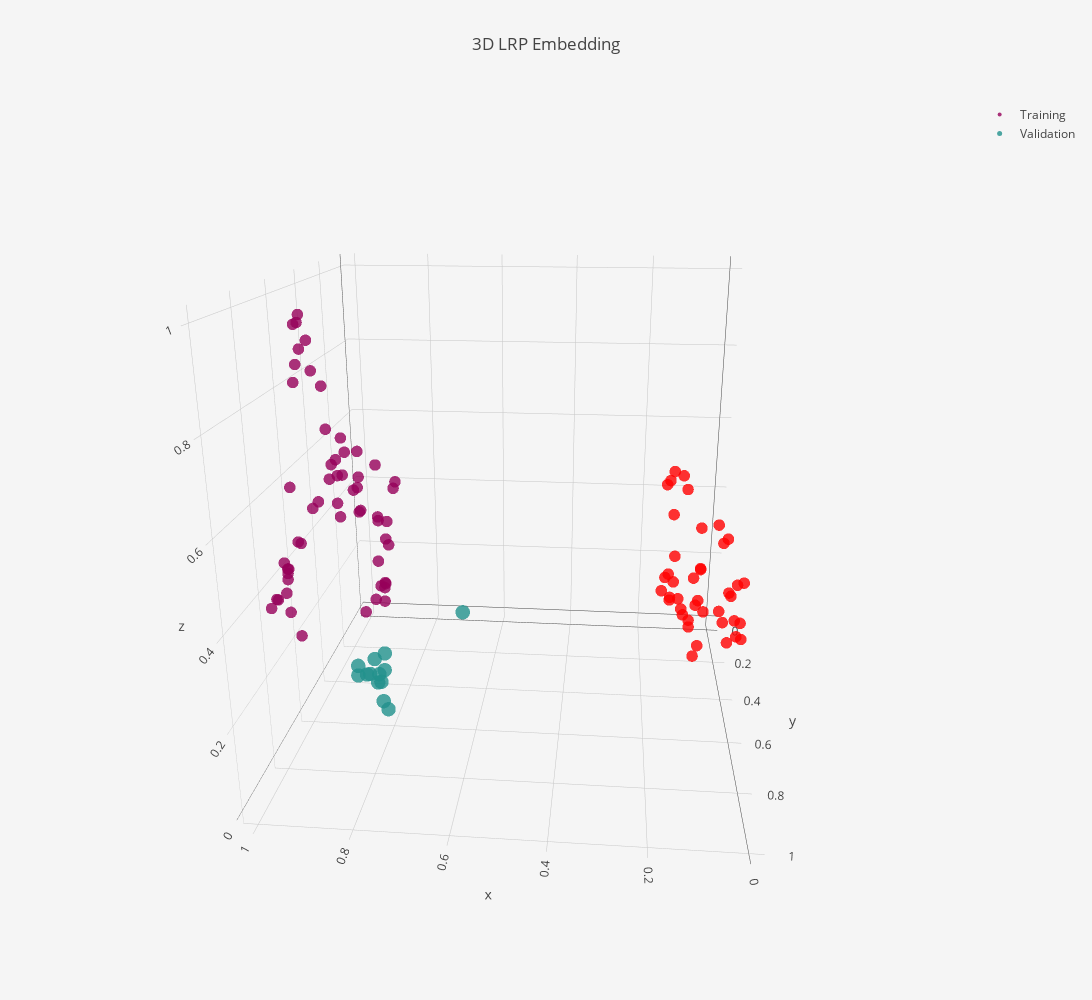

The cell this chart's notebook holds for it:
### Code cell
embedding_pipeline = Pipeline([
    ("reducer", umap.UMAP(random_state=42,
                    n_components = 3,
                    n_neighbors=10,
                    min_dist=0)),
   ("scaler", MinMaxScaler())
])
embedding_pipeline.fit(training_lrp)


# reducer = umap.UMAP(random_state=42,
#                     n_components = 2,
#                     n_neighbors=10,
#                     min_dist=0)

# embedding = reducer.fit_transform(training_lrp)

# emb2d = go.Scatter(
#     x=embedding[:,0],
#     y=embedding[:,1],
#     mode="markers"
# )

# layout = go.Layout(
#     title= "2D LRP Embedding"
# )

# data=[emb2d]

# fig = go.Figure(data=data, layout=layout)
# iplot(fig)



embedding = embedding_pipeline.transform(training_lrp)

emb3d = go.Scatter3d(
    x=embedding[:,0],
    y=embedding[:,1],
    z=embedding[:,2],
    mode="markers",
    name="Training",
    marker=dict(
        size=4,
        color=pipeline.clusterer.labels_,
        colorscale="Rainbow",
        opacity=0.8
    ),
    text=pipeline.clusterer.labels_
)

val_3d_embedding = embedding_pipeline.transform(val_lrp)

val_emb3d = go.Scatter3d(
    x=val_3d_embedding[:,0],
    y=val_3d_embedding[:,1],
    z=val_3d_embedding[:,2],
    name="Validation",
    mode="markers",
    marker=dict(
        size=5,
        color=cluster_labels,
        colorscale='Viridis',
        opacity=0.8
#         showscale=True
    ),
    text = cluster_labels
)

layout = go.Layout(
    title="3D LRP Embedding",
    autosize=False,
    width=1200,
    height=1000,
    paper_bgcolor='#F5F5F5'
)


data=[emb3d, val_emb3d]

fig = go.Figure(data=data, layout=layout)
iplot(fig, filename='lrp-3d-heart.html')

### Figure 1 — Plotly figure (JSON) as saved in the notebook; plotly's stock layout.template omitted (floating-point values rounded to 4 significant figures)
{"data": [{"marker": {"color": [0, 1, 0, 0, 1, 0, 0, 1, 1, 1, 0, 0, 0, 0, 0, 0, 0, 0, 0, 1, 0, 0, 1, 0, 0, 1, 0, 0, 1, 1, 1, 1, 1, 0, 1, 0, 1, 1, 1, 1, 1, 1, 0, 1, 1, 0, 0, 1, 0, 1, 1, 0, 0, 0, 0, 1, 1, 0, 0, 1, 1, 1, 1, 0, 0, 0, 0, 0, 1, 1, 1, 0, 0, 0, 1, 0, 0, 1, 0, 0, 0, 0, 0, 1, 0, 0, 1, 0, 0, 0, 1, 0, 0, 1, 1, 0, 0, 0], "colorscale": "Rainbow", "opacity": 0.8, "size": 4}, "mode": "markers", "name": "Training", "text": [0, 1, 0, 0, 1, 0, 0, 1, 1, 1, 0, 0, 0, 0, 0, 0, 0, 0, 0, 1, 0, 0, 1, 0, 0, 1, 0, 0, 1, 1, 1, 1, 1, 0, 1, 0, 1, 1, 1, 1, 1, 1, 0, 1, 1, 0, 0, 1, 0, 1, 1, 0, 0, 0, 0, 1, 1, 0, 0, 1, 1, 1, 1, 0, 0, 0, 0, 0, 1, 1, 1, 0, 0, 0, 1, 0, 0, 1, 0, 0, 0, 0, 0, 1, 0, 0, 1, 0, 0, 0, 1, 0, 0, 1, 1, 0, 0, 0], "type": "scatter3d", "uid": "534697dd-2fc0-4a41-a2eb-086450949ee6", "x": [0.978, 0.1326, 0.8642, 0.8794, 0.1377, 0.9561, 0.7652, 0.158, 0.143, 0.1051, 0.9385, 0.782, 0.8913, 1, 0.9379, 0.9074, 0.8584, 0.9311, 0.8458, 0.1331, 0.911, 0.7478, 0.06241, 0.7978, 0.8868, 0.1212, 0.8485, 0.9019, 0.009406, 0.01312, 0.08415, 0.1504, 0.05756, 0.7735, 0.08335, 0.8169, 0.06006, 0.1165, 0.1164, 0.1231, 0.06542, 0.06966, 0.9542, 0.06895, 0.1263, 0.8805, 0.9868, 0.02034, 0.7703, 0.0007124, 0.07629, 0.8136, 0.8146, 0.7405, 0.7798, 0.02631, 0.00141, 0.7552, 0.7798, 0.07424, 0.08786, 0.02086, 0.03263, 0.9976, 0.9799, 0.8849, 0.9872, 0.8532, 0.1128, 0.07614, 0, 0.817, 0.7437, 0.7908, 0.1644, 0.9034, 0.7507, 0.01896, 0.8244, 0.8839, 0.9003, 0.8758, 0.7841, 0.02561, 0.7682, 0.8603, 0.05399, 0.8045, 0.8984, 0.966, 0.08691, 0.9488, 0.9417, 0.03233, 0.04769, 0.8975, 0.8763, 0.8929], "y": [0.7587, 0.5323, 0.7268, 0.5245, 0, 0.4845, 0.6319, 0.4831, 0.4296, 0.203, 0.4767, 0.7346, 0.7956, 0.7001, 0.8177, 0.6631, 0.9885, 0.8917, 0.6342, 0.05979, 0.7157, 0.8718, 0.4483, 0.811, 0.966, 0.2301, 1.0, 0.9876, 0.5271, 0.7381, 0.3871, 0.4977, 0.6119, 0.6169, 0.1201, 0.738, 0.2284, 0.04331, 0.04843, 0.5417, 0.336, 0.1525, 0.8421, 0.3146, 0.08426, 0.8978, 0.8501, 0.6969, 0.704, 0.6717, 0.4633, 0.6081, 0.7574, 0.8434, 0.7152, 0.4578, 0.5999, 0.8398, 0.7048, 0.2156, 0.1091, 0.6924, 0.6623, 0.7775, 0.8329, 0.6667, 0.6311, 0.729, 0.109, 0.464, 0.6381, 0.6465, 0.8482, 0.6118, 0.4743, 0.9623, 0.8292, 0.483, 0.5797, 0.8667, 0.9758, 0.8801, 0.9512, 0.6316, 0.9236, 0.9373, 0.2723, 0.9917, 0.626, 0.5494, 0.5379, 0.762, 0.5107, 0.5851, 0.6359, 0.807, 0.6527, 0.509], "z": [0.431, 0.6042, 0.5524, 0.5517, 0.08874, 0.5571, 0.6033, 0.5767, 0.4756, 0.1565, 0.5639, 0.6719, 0.9384, 0.3907, 0.314, 0.8196, 0.8972, 0.4039, 0.6708, 0.1562, 0.8625, 0.6079, 0.2346, 0.3731, 0.695, 0.2899, 0.9315, 0.4901, 0.3137, 0.4383, 0.2963, 0.6029, 0.5189, 0.5831, 0.07075, 0.5723, 0, 0.07974, 0.09033, 0.5755, 0.2134, 0.07026, 0.4904, 0.1904, 0.1773, 0.9847, 0.3907, 0.4152, 0.5368, 0.2756, 0.3538, 0.343, 0.5758, 0.5511, 0.3547, 0.2419, 0.2463, 0.5884, 0.3944, 0.0803, 0.08349, 0.3297, 0.3812, 0.3766, 0.4037, 0.6606, 0.4502, 0.7262, 0.1649, 0.3517, 0.2985, 0.3262, 0.4557, 0.4463, 0.5638, 0.529, 0.4383, 0.2245, 0.3923, 0.9834, 0.5353, 1, 0.7611, 0.246, 0.7052, 0.9471, 0.05401, 0.8146, 0.5472, 0.5226, 0.4835, 0.5057, 0.6012, 0.4768, 0.486, 0.5981, 0.6219, 0.54]}, {"marker": {"color": [0, 0, 0, 0, 0, 0, 0, 0, 0, 0, 0, 0, 0], "colorscale": "Viridis", "opacity": 0.8, "size": 5}, "mode": "markers", "name": "Validation", "text": [0, 0, 0, 0, 0, 0, 0, 0, 0, 0, 0, 0, 0], "type": "scatter3d", "uid": "65a370ce-d6b7-44f9-a304-78bb07f7631c", "x": [0.7548, 0.7195, 0.7778, 0.7799, 0.7671, 0.7568, 0.7432, 0.6057, 0.752, 0.7509, 0.7488, 0.7976, 0.7289], "y": [0.8827, 0.9763, 0.9068, 0.9604, 0.9226, 0.8887, 0.9711, 0.7331, 0.8618, 0.9242, 0.8659, 0.9007, 0.9743], "z": [0.2494, 0.2423, 0.2787, 0.3269, 0.2891, 0.2705, 0.3493, 0.3438, 0.2654, 0.2713, 0.3066, 0.272, 0.2587]}], "layout": {"autosize": false, "height": 1000, "paper_bgcolor": "#F5F5F5", "scene": {"aspectmode": "auto", "aspectratio": {"x": 1.0, "y": 1.0, "z": 1.0}, "camera": {"center": {"x": 0, "y": 0, "z": 0}, "eye": {"x": -0.1885, "y": 2.034, "z": 0.7176}, "projection": {"type": "perspective"}, "up": {"x": 0, "y": 0, "z": 1}}}, "title": {"text": "3D LRP Embedding"}, "width": 1200}}
